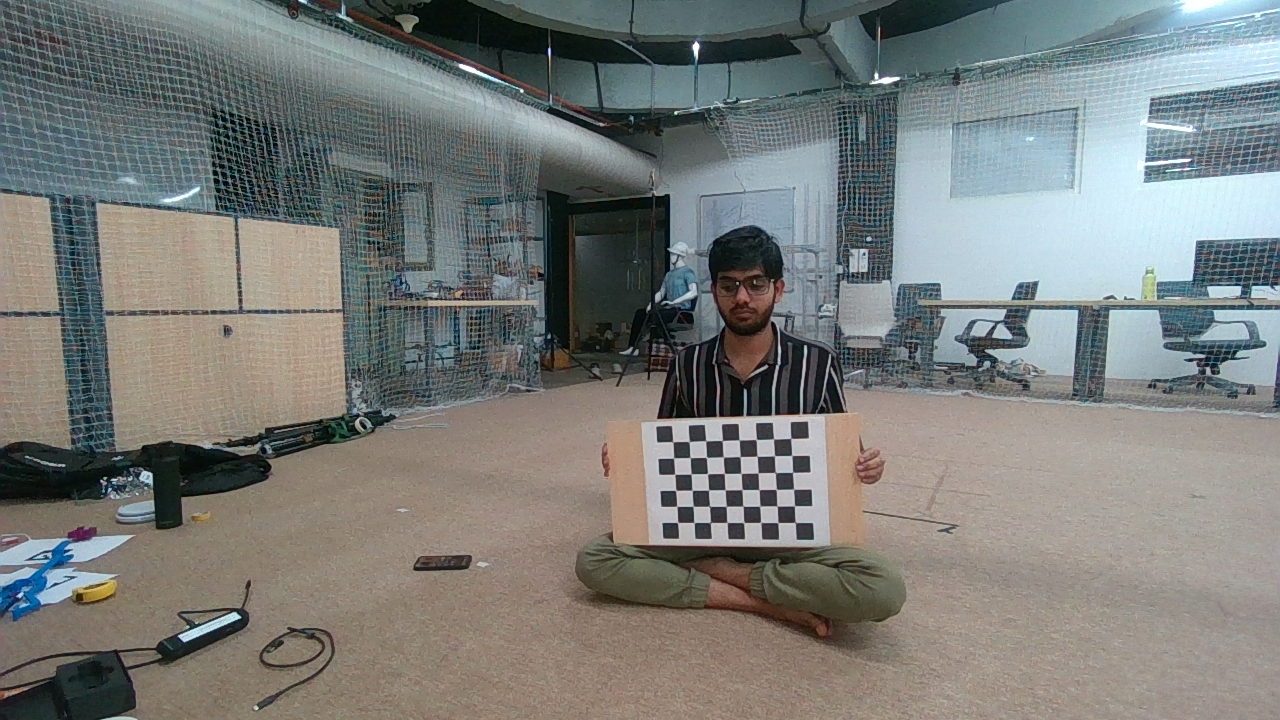
#> input picture frames/camera0_0.png, 1280 x 720 px
$ python -i get_trajectory.py   (imports and definitions only)
#> lines starting #> are read from the running program, lines starting #| are printed output that depends on the picture; after the words box and inside, x2 and y2 are one past the last pixel; in counts of white or black regions, pixels touching at a corner belong together
#> further down, picture is the input picture: shape (720, 1280, 3); mean B, G, R 121.5, 124.4, 122
import numpy as np
import cv2 as cv
from scipy.optimize import least_squares
from scipy.interpolate import interp1d
from dataclasses import dataclass
from typing import List, Tuple, Optional, Dict
import time
from collections import deque
import threading
import pyzed.sl as sl


@dataclass
class Point3D:
    x: float
    y: float
    z: float
    timestamp: float

    def to_array(self):
        return np.array([self.x, self.y, self.z])

    # [7 lines left out: function __sub__, not called in this run]


@dataclass
class CameraCalibration:
    fx: float
    fy: float
    cx: float
    cy: float
    R: np.ndarray
    t: np.ndarray
    distortion: Optional[np.ndarray] = None

    # [7 lines left out: function K, not called in this run]

    @property
    def P(self):
        return self.K @ np.hstack([self.R, self.t.reshape(-1, 1)])


class TrajectoryPredictor:

    # [8 lines left out: function __init__, not called in this run]

    def add_observation(self, point: Point3D):
        self.position_history.append(point)

    # [108 lines left out: functions estimate_initial_conditions, predict_trajectory, predict_landing_point, not called in this run]


class RobotMotionPlanner:

    # [132 lines left out: functions __init__, update_robot_state, plan_interception, compute_control_command, not called in this run]


class MultiCameraTracker:

    def __init__(self, calibrations: List[CameraCalibration]):
        self.calibrations = calibrations
        self.num_cameras = len(calibrations)

    # [67 lines left out: functions triangulate_point, triangulate_with_ransac, not called in this run]


class BallDetector:

    def __init__(self, hsv_lower=(0, 0, 200), hsv_upper=(180, 30, 255)):
        self.hsv_lower = np.array(hsv_lower)
        self.hsv_upper = np.array(hsv_upper)
        self.min_area = 100
        self.max_area = 10000

    def detect_ball(self, image: np.ndarray) -> Optional[Tuple[float, float, float]]:
        # Convert to HSV
        hsv = cv.cvtColor(image, cv.COLOR_BGR2HSV)
#> hsv: shape (720, 1280, 3); mean H, S, V 58.6, 48.3, 133.1

        # Threshold for white/light colored ball
        mask = cv.inRange(hsv, self.hsv_lower, self.hsv_upper)
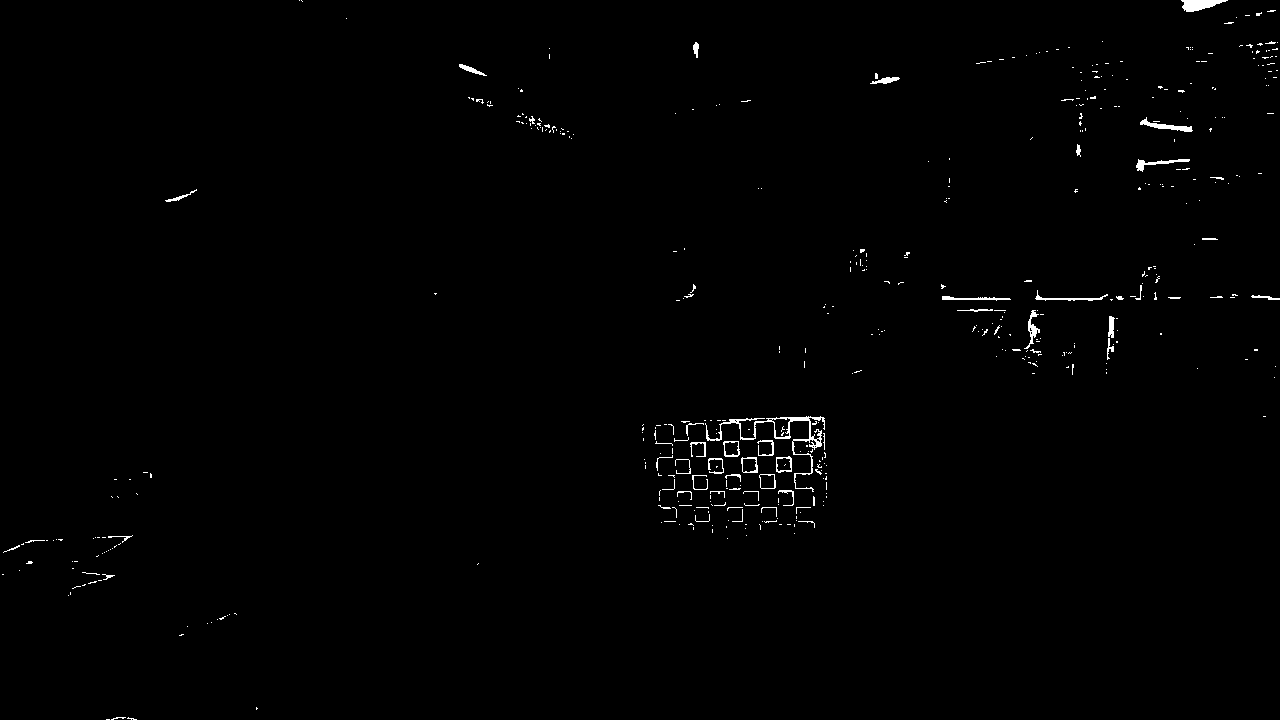
#> mask: shape (720, 1280); 0.68% white in thin lines or dots

        # Morphological operations to clean up
        kernel = np.ones((5, 5), np.uint8)
        mask = cv.morphologyEx(mask, cv.MORPH_OPEN, kernel)
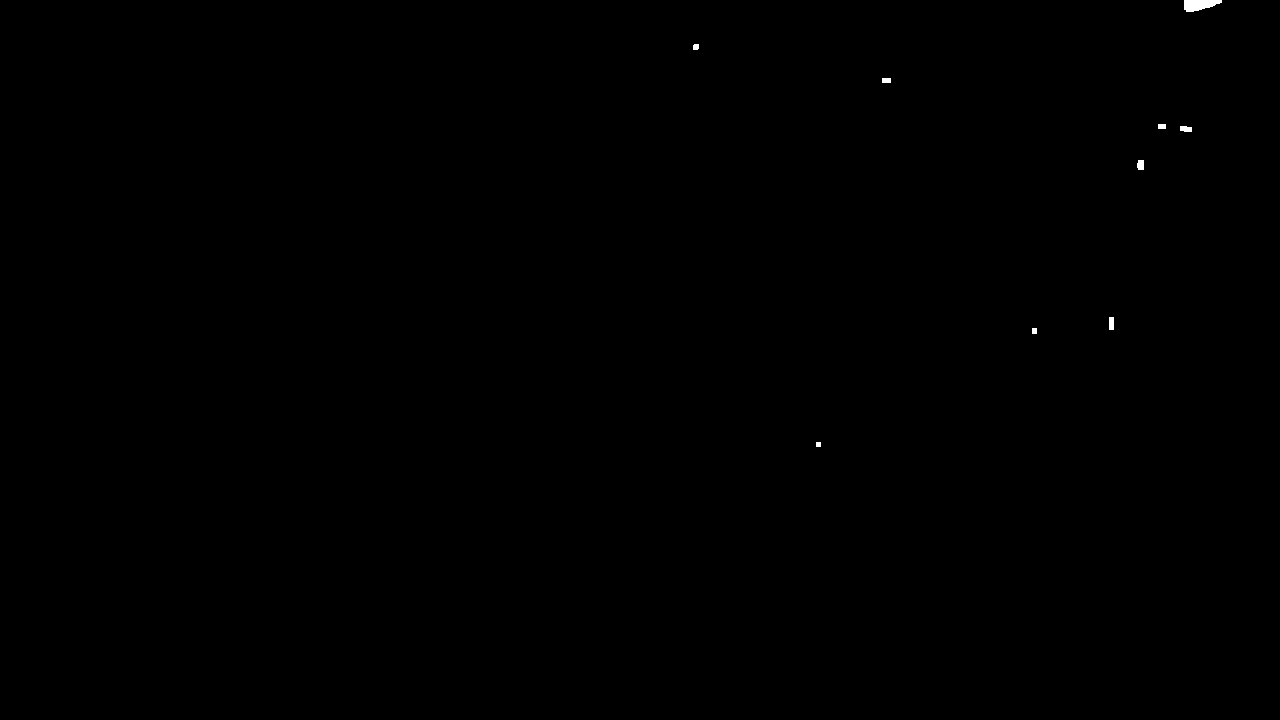
#> mask: shape (720, 1280); 0.08% white; 9 white regions
        mask = cv.morphologyEx(mask, cv.MORPH_CLOSE, kernel)

        # Find contours
        contours, _ = cv.findContours(mask, cv.RETR_EXTERNAL, cv.CHAIN_APPROX_SIMPLE)
#> contours = 9 contours, 1 with area under 20; largest, box (x1, y1, x2, y2) and area: (1184, 0, 1222, 12) 284, (1137, 160, 1144, 170) 50, (1109, 317, 1114, 330) 48, (1180, 126, 1192, 132) 47, (882, 78, 891, 83) 32, (1158, 124, 1166, 129) 28, (693, 44, 699, 50) 24, (1032, 328, 1037, 334) 20

        if not contours:
            return None

        # Find the most circular contour
        best_circle = None
        best_circularity = 0

        for contour in contours:
            area = cv.contourArea(contour)
            if area < self.min_area or area > self.max_area:
                continue

            perimeter = cv.arcLength(contour, True)
            if perimeter == 0:
                continue

            circularity = 4 * np.pi * area / (perimeter * perimeter)

            if circularity > best_circularity and circularity > 0.7:
                # Fit circle to contour
                (x, y), radius = cv.minEnclosingCircle(contour)
                best_circle = (x, y, radius)
                best_circularity = circularity
#> this loop made 9 passes
#> (contour, area) on passes 2, 3, 6, 7: ([[1032, 328], [1032, 333], [1036, 333], [1036, 328]], 20), ([[1109, 317], [1109, 329], [1113, 329], [1113, 317]], 48), ([[1158, 124], [1158, 128], [1165, 128], [1165, 124]], 28), ([[882, 78], [882, 82], [890, 82], [890, 78]], 32)
#> area on passes 4, 5, 8: 50, 47, 24
#> after the loop, best_circularity = 0

        return best_circle


# [107 lines left out: function main_tracking_loop, not called in this run]


# [2 lines not run here, left out]

>>> import cv2
>>> picture = cv2.imread('frames/camera0_0.png')
>>> result = BallDetector().detect_ball(picture)

$ run again, on frames/camera0_3.png
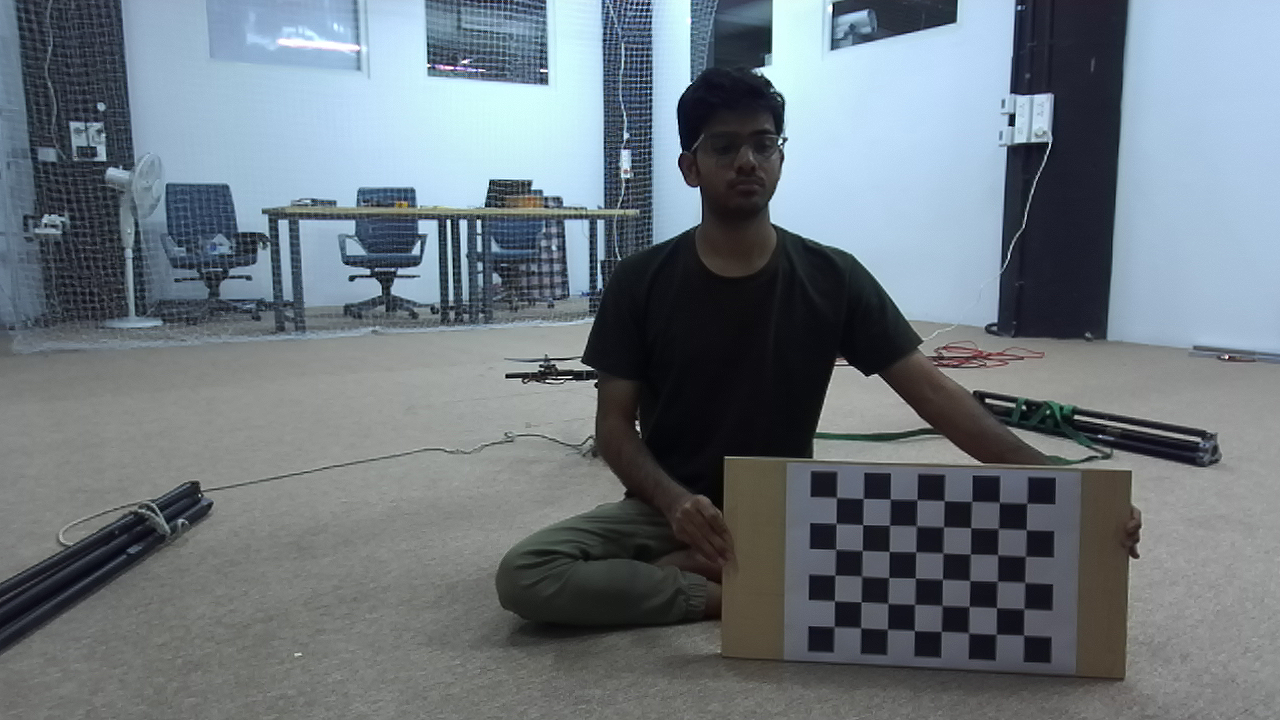
#> input picture frames/camera0_3.png, 1280 x 720 px
#> picture is the input picture: shape (720, 1280, 3); mean B, G, R 126.4, 119, 109.3
#> hsv: shape (720, 1280, 3); mean H, S, V 81.5, 44.3, 128.4
#> in detect_ball, `mask = cv.inRange(hsv, self.hsv_lower, self.hsv_upper)`:
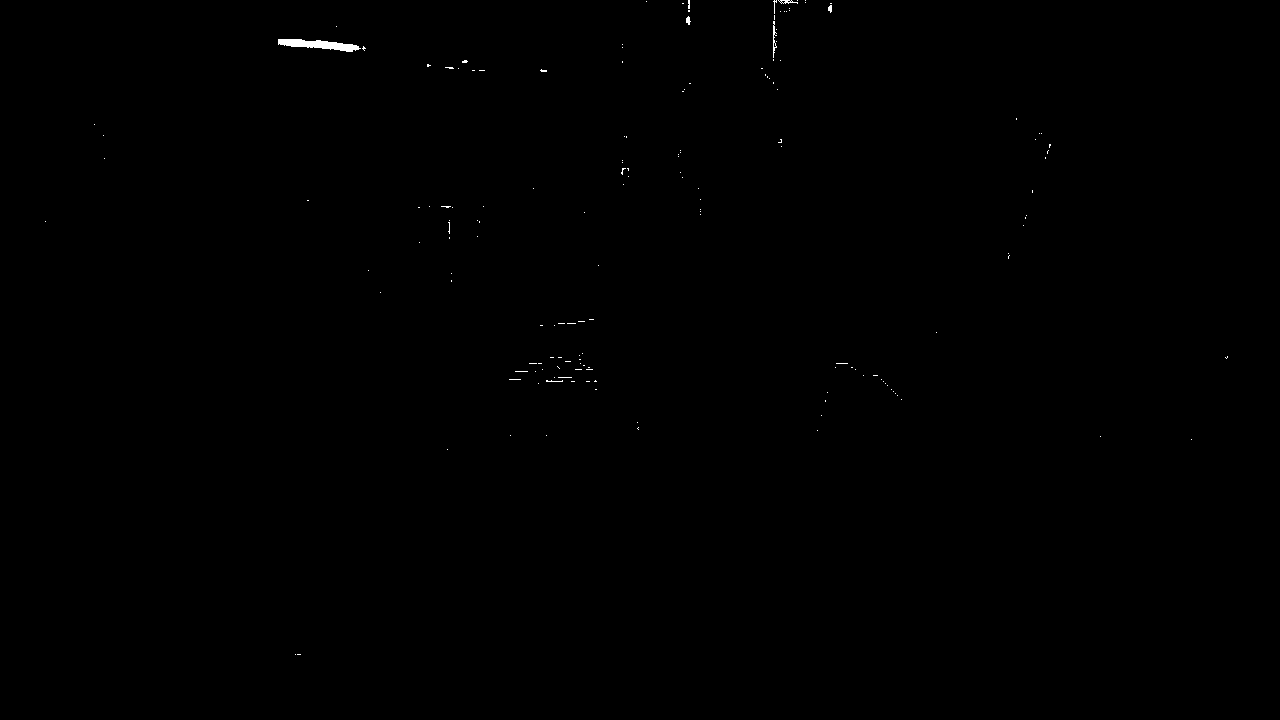
#> mask: shape (720, 1280); 0.13% white; 165 white regions (159 under 20 px), largest, box (x1, y1, x2, y2) and area: (278, 39, 361, 52) 580, (773, 21, 777, 58) 68, (778, 0, 798, 4) 40, (686, 16, 691, 25) 29, (828, 5, 832, 13) 24, (546, 380, 563, 382) 21
#> contours = 1 contour; box (x1, y1, x2, y2) and area: (278, 39, 357, 52) 478
#> the loop in detect_ball, `for contour in contours:` made 1 pass
#> (area, perimeter, circularity) on pass 1: (477.5, 172, 0.203)
#> after the loop in detect_ball, `for contour in contours:`: best_circularity = 0
